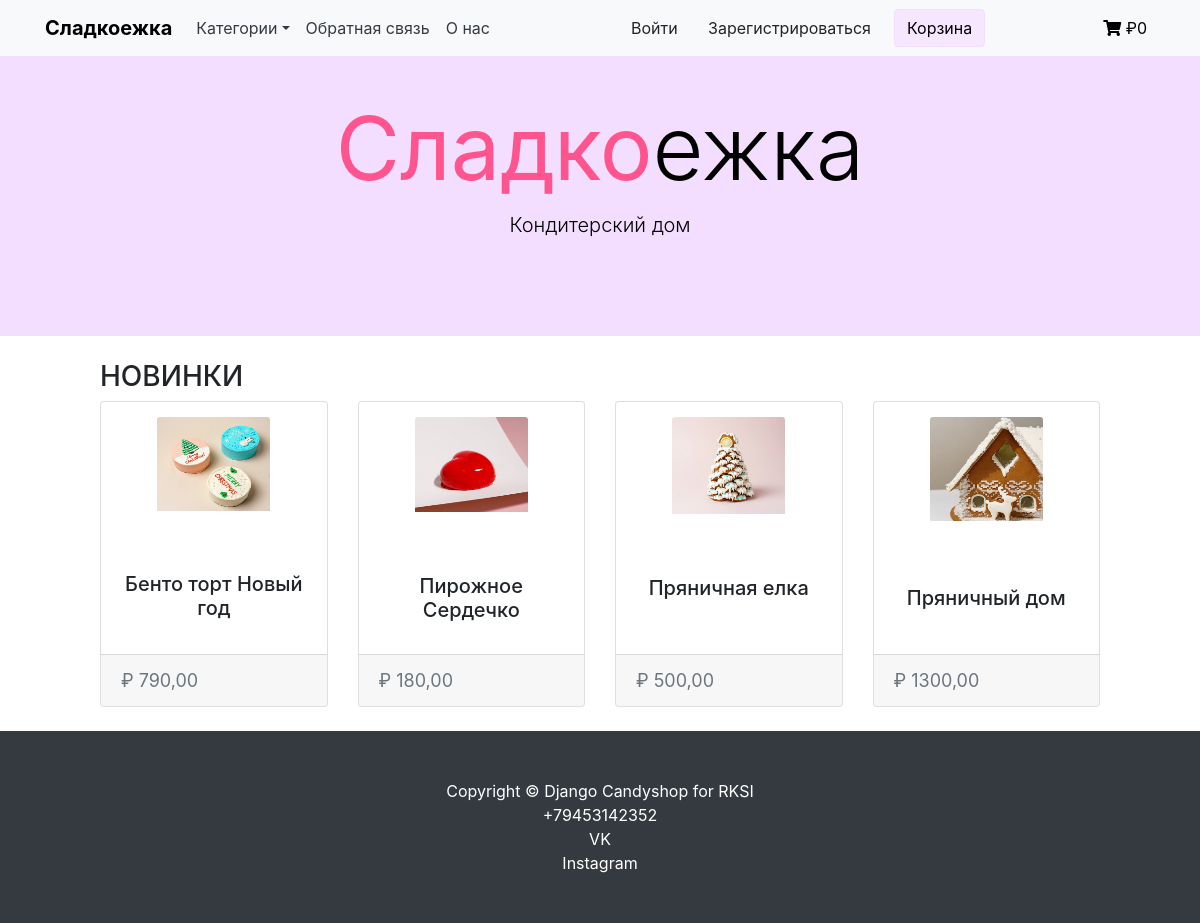
The page /category/shorty/ on the database its author committed.
### shop/models.py (models this page shows, shortened)
class Product(models.Model):
    category = models.ForeignKey(Category, verbose_name='Категория', on_delete=models.CASCADE)
    title = models.CharField(max_length=255, verbose_name='Наименование')
    slug = models.SlugField(unique=True)
    image = models.ImageField(verbose_name='Изображение')
    description = models.TextField(verbose_name='Описание', null=True)
    price = models.DecimalField(max_digits=9, decimal_places=2, verbose_name='Цена')
    available = models.BooleanField(default=True, verbose_name='Доступность')
    class Meta:
        verbose_name = 'Товары'  # отображение названия в админке
        verbose_name_plural = 'Товары'  # отображение названия в админке
        ordering = ('title',)
    def get_absolute_url(self):
        return reverse('shop:product_detail', args=[self.category.slug,
                                                    self.slug])  # c помощью reverse формируем маршурут с именем shop:product_detail, для этого дополнитнительно  передаем нужные параметры

### shop/views.py (the view)
# urls.py: path('category/<slug:category_slug>/', ShopCategory.as_view(), name='product_list_by_category'),
class ShopCategory(DataMixin, ListView):
    model = Product
    template_name = 'shop/product/list.html'
    context_object_name = 'products'
    allow_empty = False  # генерация ошибки 404 если  нет товаров в категории
    def get_context_data(self, *, object_list=None, **kwargs):
        context = super().get_context_data(**kwargs)
        context['title'] = 'Категория - ' + str(context['products'][0].category).upper()
        return dict(list(context.items()))
    def get_queryset(self):
        return Product.objects.filter(category__slug=self.kwargs['category_slug'])

### cart/cart_services.py (called while the page is built)
    def get_cart(self) -> Dict[str, Dict[str, Union[str, int]]]:
        return self.session.get(settings.CART_ID, {})

### cart/context_processors.py (called while the page is built)
def get_cart_total_price(request):
    cart = Cart(request)
    cart_total_price = sum(Decimal(item['price']) * item['quantity'] for item in cart.get_cart().values())
    return {
        'cart_total_price': cart_total_price
    }

### shop/context_processors.py (called while the page is built)
def get_categories_from_shop(request):
    categories = Category.objects.all()
    return {'categories': categories}

### shop/models.py (called while the page is built)
    def __str__(self):
        return self.name

    def get_absolute_url(self):
        return reverse('shop:product_list_by_category', args=[self.slug])

### shop/templates/shop/product/list.html (shortened to what this page needs)
{% extends "shop/base.html" %}
{% load static %}
{% block content %}
    <br>
    <h3 class="sec-popular-goods_title title-h3">
        {% if category %}
            {{ category.name }}
        {% else %}
            НОВИНКИ
        {% endif %}
    </h3>
    <div class="row row-cols-1 row-cols-md-3 g-4">
        {% for product in products %}
            <div class="col" style="max-width: 25%;">
                <div class="card h-100" >
                    <a href="{{ product.get_absolute_url }}" style="text-align:center">
                        <img src="{% if product.image %}{{ product.image.url }}{% else %}{% static 'shop/img/no_image.png' %}{% endif %}" class="card-img-top" style="margin-top:15px;height:75%;width:50%" alt="...">
                    </a>
                    <div class="card-body">
                        <h5 class="card-title" style="text-align:center; margin-top:25px">{{ product.title }}</h5>
                    </div>
                    <div class="card-footer">
                        <small class="text-muted" style="font-size: 18px">₽ {{ product.price }}</small>
                    </div>
                </div>
            </div>
        {% endfor %}
    </div>
{% endblock %}

### shop/static/shop/css/base.css (style rules this page uses)
body { margin:0; padding:0; font-family:'Lobster'; }
h1, h2, h3, h4, h5 , h6 { font-family: 'Lobster'; font-weight:normal; }
a { text-decoration:none; color:#5993bb; }

### rows shown on the page
Product: image (picture), title "Бенто торт Новый год", price "790,00"
Product: image (picture), title "Пирожное Сердечко", price "180,00"
Product: image (picture), title "Пряничная елка", price "500,00"
Product: image (picture), title "Пряничный дом", price "1300,00"

### other values the page prints
{{ cart_total_price }} "0"
